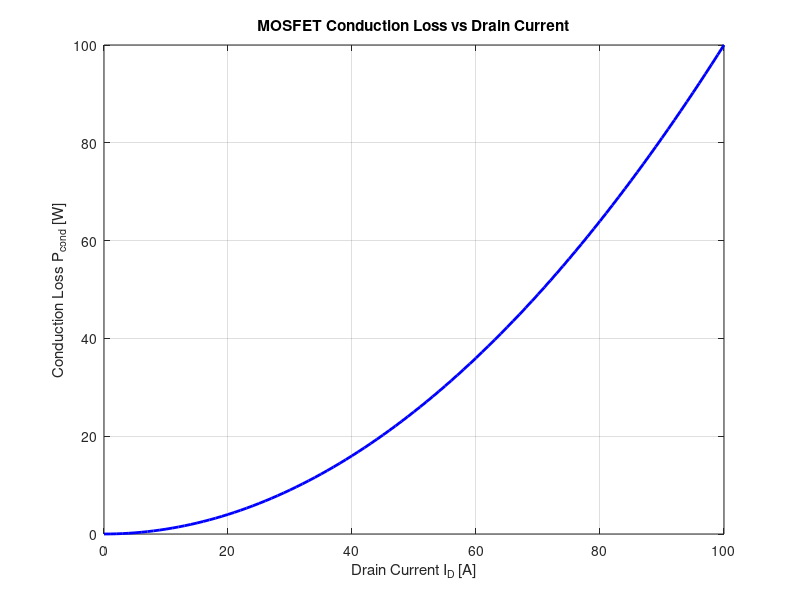
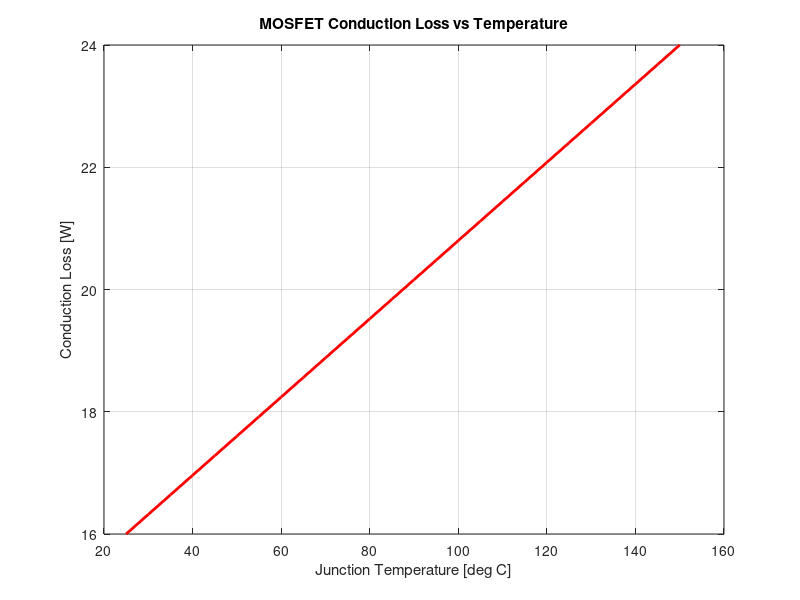

Here is the MATLAB script that generated these plots, in order:
clear;
clc;
close all;

% Automotive MOSFET Conduction Loss Analysis
% Part 1: Constant on-state resistance model

R_DS_on = 10e-3;   % On-state resistance [Ohm]
I_D = 0:1:100;     % Drain current [A]
P_cond = I_D.^2 .* R_DS_on;

fig1 = figure;

plot(I_D, P_cond, 'b', 'LineWidth', 2);

xlabel('Drain Current I_D [A]');
ylabel('Conduction Loss P_{cond} [W]');
title('MOSFET Conduction Loss vs Drain Current');

grid on;

exportgraphics(fig1, 'mosfet_current_loss.png');

T = 25:5:150;             % Junction temperature [deg C]
T_ref = 25;               % Reference temperature [deg C]
alpha = 0.004;            % Temperature coefficient [1/K]

R_T = R_DS_on .* (1 + alpha .* (T - T_ref));

I_fixed = 40;             % Constant drain current [A]
P_T = I_fixed^2 .* R_T;

fig2 = figure;
plot(T, P_T, 'r', 'LineWidth', 2);

xlabel('Junction Temperature [deg C]');
ylabel('Conduction Loss [W]');
title('MOSFET Conduction Loss vs Temperature');
grid on;

exportgraphics(fig2, 'mosfet_temperature_loss.png');
